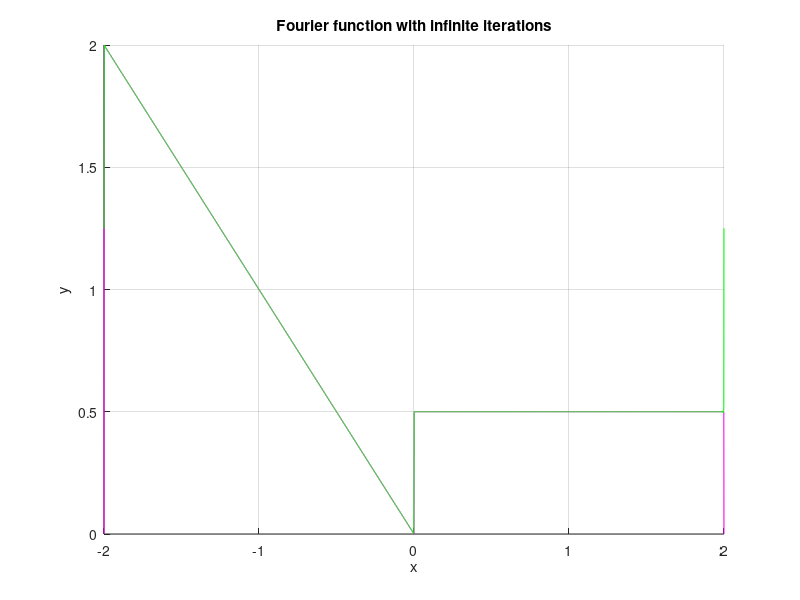

MATLAB code to generate this figure:
close all

iterations 	= 12345;
period 		= 4;
amplitude 	= 1;
temporary 	= 0;                   
fourier 		= 0;
a0 			= 3/4; 

angularFrequency = (2 * pi) / period;    
xFinal = -2: 0.001 : 2;   
xOriginal = -2: 0.001 : 2;                          

for k = 1: iterations
    ak = ((2*((-1)^(k)-1))/(k*pi)^2);
    bk = (1/2)*(((3*(-1)^(k))+ 1)/(pi*k));
    
    temporary = temporary + (ak * cos(k*angularFrequency*xFinal) + bk * sin(k*angularFrequency*xFinal));
end

fourier = a0 + temporary;
funcionOriginal = (((xOriginal > -2) & (xOriginal < 0)).*(-xOriginal) + ((xOriginal > 0) & (xOriginal < 2)).*(1/2));


figure(1); clf(1)
hold on

plot(xOriginal, funcionOriginal, 'm')
plot(xFinal, fourier, 'g')

xlabel('x')
ylabel('y')
title('Fourier function with infinite iterations')
grid on
